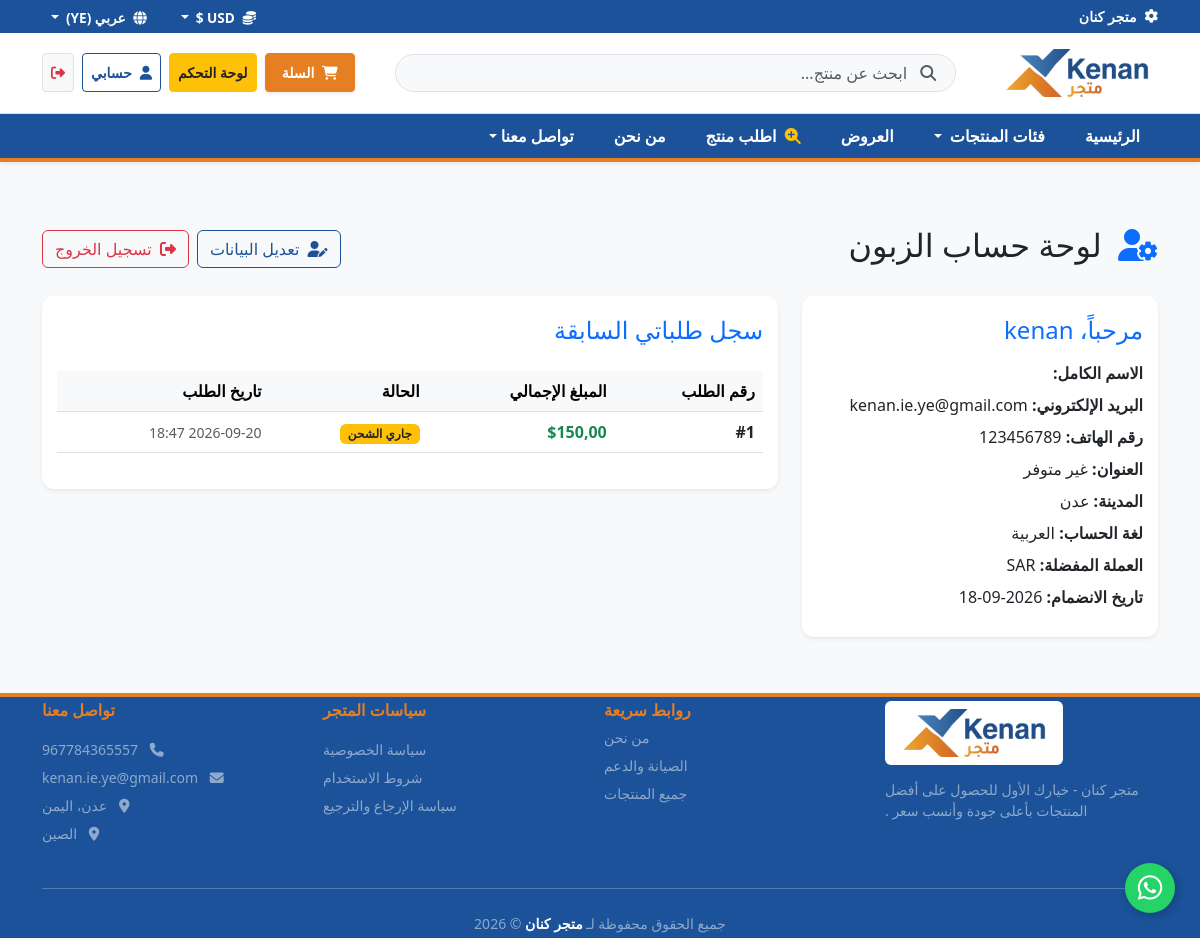
/profile/ (signed in), run on an earlier commit of the app's database.
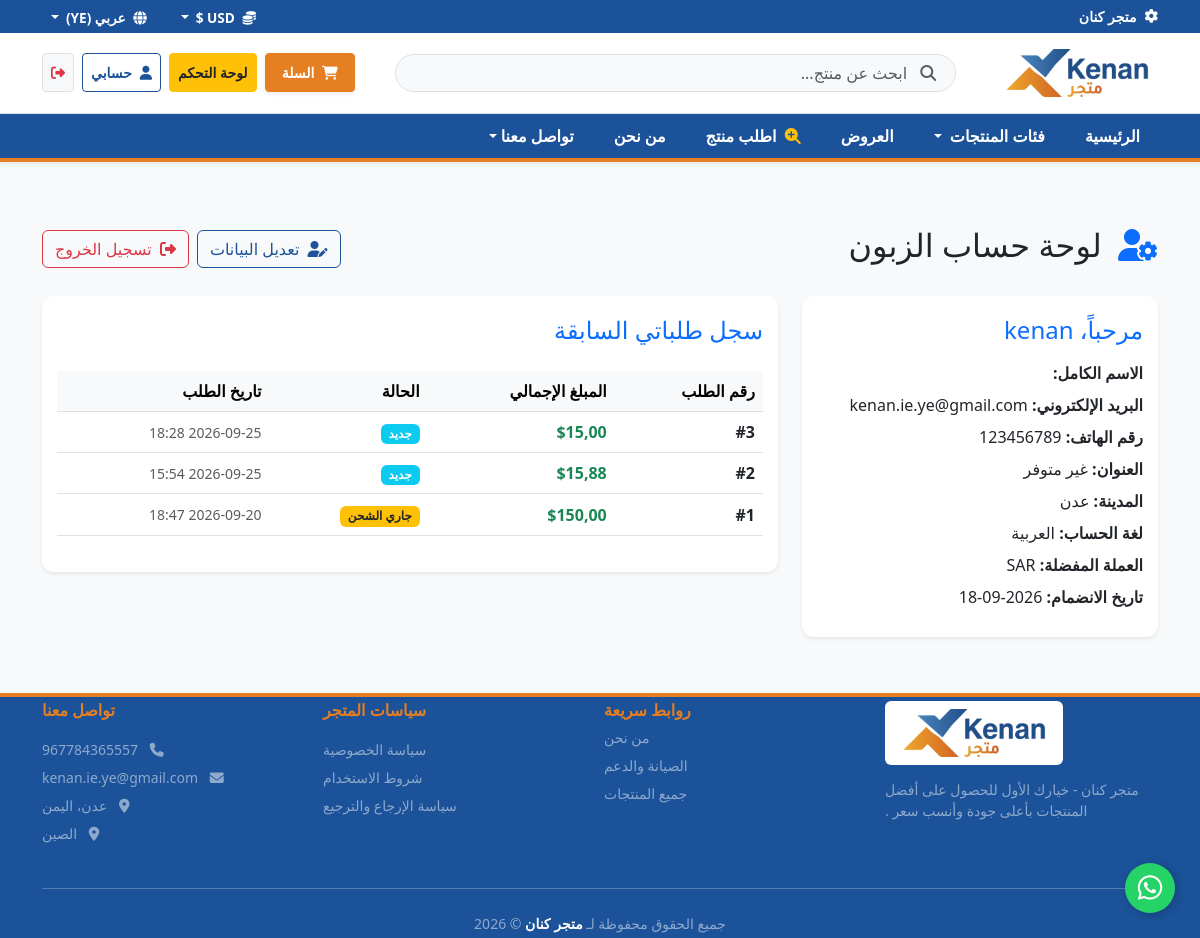
And on a later commit of the database.
### shop/models/order.py (models this page shows, shortened)
class Order(django.db.models.Model):
    STATUS_CHOICES = (
        ('new', 'جديد'),
        ('shipping', 'جاري الشحن'),
        ('delivered', 'تم التوصيل'),
        ('canceled', 'ملغى'),
    )
    user = django.db.models.ForeignKey(
        settings.AUTH_USER_MODEL,
        on_delete=django.db.models.SET_NULL,
        null=True,
        blank=True,
        verbose_name="المستخدم"
    )
    customer = django.db.models.ForeignKey(
        Customer,
        on_delete=django.db.models.SET_NULL,
        null=True,
        blank=True,
        verbose_name="العميل"
    )
    full_name = django.db.models.CharField(max_length=100, verbose_name="اسم العميل")
    city = django.db.models.CharField(max_length=50, verbose_name="المدينة")
    address = django.db.models.TextField(verbose_name="العنوان")
    phone = django.db.models.CharField(max_length=20, verbose_name="رقم الهاتف")
    total_price = django.db.models.DecimalField(max_digits=10, decimal_places=2, verbose_name="السعر الكلي")
    status = django.db.models.CharField(
        max_length=20,
        choices=STATUS_CHOICES,
        default='new',
        verbose_name="حالة الطلب"
    )
    created_at = django.db.models.DateTimeField(auto_now_add=True, verbose_name="وقت وتاريخ الطلب")
    class Meta:
        verbose_name = "طلب"
        verbose_name_plural = "الطلبات"
        ordering = ['-created_at']

### shop/views/account/customer_profile.py (the view)
# urls.py: path('profile/', views.customer_profile, name='customer_profile'),
@login_required(login_url='login')
def customer_profile(request):
    customer, created = Customer.objects.get_or_create(user=request.user)
    orders = Order.objects.filter(user=request.user).order_by('-created_at')
    context = {
        'customer': customer,
        'orders': orders,
    }
    return render(request, 'shop/accounts/customer_profile.html', context)

### shop/context_processors.py (called while the page is built)
def nav_categories(request):
    return {'nav_categories': Category.objects.filter(parent=None).prefetch_related('children')}

def cart_summary(request):
    cart_id = request.session.get('cart_id')
    cart = Cart.objects.filter(id=cart_id).first() if cart_id else None
    return {'cart_count': cart.get_total_items() if cart else 0}

### shop/templates/shop/accounts/customer_profile.html (shortened to what this page needs)
{% extends 'shop/base.html' %}
{% block content %}
<div class="container py-4">
    <div class="d-flex justify-content-between align-items-center mb-4">
        <h2><i class="fa-solid fa-user-gear text-primary me-2"></i> لوحة حساب الزبون</h2>
        <div class="d-flex gap-2">
            <a href="{% url 'edit_profile' %}" class="btn btn-outline-kenan">
                <i class="fa-solid fa-user-pen me-1"></i> تعديل البيانات
            </a>
            <a href="{% url 'logout' %}" class="btn btn-outline-danger">
                <i class="fa-solid fa-right-from-bracket me-1"></i> تسجيل الخروج
            </a>
        </div>
    </div>
<div class="row g-4">
        <div class="col-md-4">
            <div class="card border-0 shadow-sm p-4">
                <h4 class="text-primary mb-3">مرحباً، {{ request.user.username }}</h4>
                <p class="mb-2"><strong>الاسم الكامل:</strong> {{ request.user.first_name }} {{ request.user.last_name }}</p>
                <p class="mb-2"><strong>البريد الإلكتروني:</strong> {{ request.user.email|default:"غير مسجل" }}</p>
                <p class="mb-2"><strong>رقم الهاتف:</strong> {{ request.user.customer_profile.phone|default:"غير متوفر" }}</p>
                <p class="mb-2"><strong>العنوان:</strong> {{ request.user.customer_profile.address|default:"غير متوفر" }}</p>
                <p class="mb-2"><strong>المدينة:</strong> {{ request.user.customer_profile.city|default:"عدن" }}</p>
                <p class="mb-2"><strong>لغة الحساب:</strong> {{ request.user.customer_profile.language|default:"العربية" }}</p>
                <p class="mb-2"><strong>العملة المفضلة:</strong> {{ request.user.customer_profile.currency|default:"SAR" }}</p>
                <p class="mb-2"><strong>تاريخ الانضمام:</strong> {{ request.user.date_joined|date:"Y-m-d" }}</p>
            </div>
        </div>
        <div class="col-md-8">
            <div class="card border-0 shadow-sm p-3">
                <h4 class="text-primary mb-3">سجل طلباتي السابقة</h4>
                <div class="table-responsive">
                    <table class="table align-middle">
                        <thead class="table-light">
                            <tr>
                                <th>رقم الطلب</th>
                                <th>المبلغ الإجمالي</th>
                                <th>الحالة</th>
                                <th>تاريخ الطلب</th>
                            </tr>
                        </thead>
                        <tbody>
                            {% for order in orders %}
                            <tr>
                                <td class="fw-bold">#{{ order.id }}</td>
                                <td class="text-success fw-bold">${{ order.total_price }}</td>
                                <td>
                                    <span class="badge
                                        {% if order.status == 'new' or order.status == 'جديد' %}bg-info
                                        {% elif order.status == 'shipping' or order.status == 'جاري الشحن' or order.status == 'قيد الشحن' %}bg-warning text-dark
                                        {% elif order.status == 'delivered' or order.status == 'تم التوصيل' %}bg-success
                                        {% else %}bg-danger{% endif %}">
                                        {{ order.get_status_display|default:order.status }}
                                    </span>
                                </td>
                                <td class="small text-muted">{{ order.created_at|date:"Y-m-d H:i" }}</td>
                            </tr>
                            {% empty %}
                            <tr>
                                <td colspan="4" class="text-center py-4 text-muted">ليس لديك أي طلبات سابقة حتى الآن.</td>
                            </tr>
                            {% endfor %}
                        </tbody>
                    </table>
                </div>
            </div>
        </div>
    </div>
</div>
{% endblock %}

What changed in the data, as far as the page shows it:
added Order: id "3", total_price "15,00", status "جديد", created_at "2026-09-25 18:28"
added Order: id "2", total_price "15,88", status "جديد", created_at "2026-09-25 15:54"
